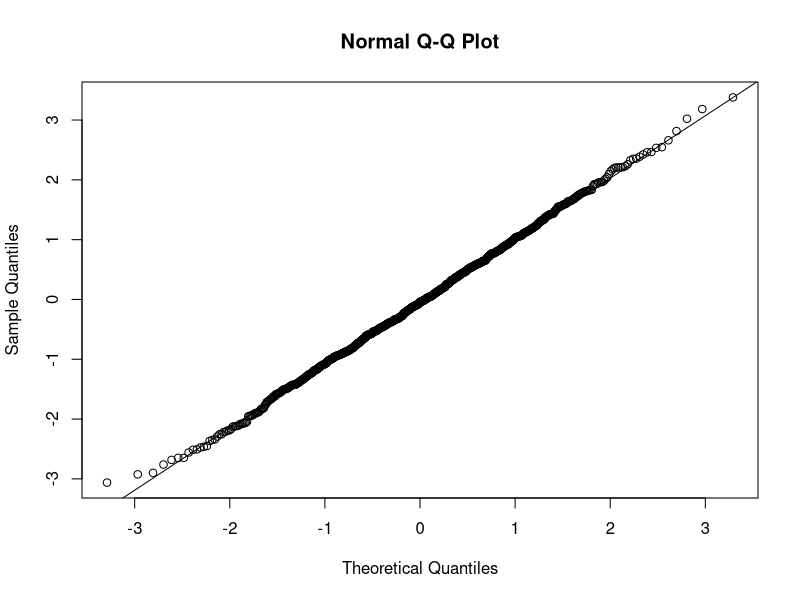
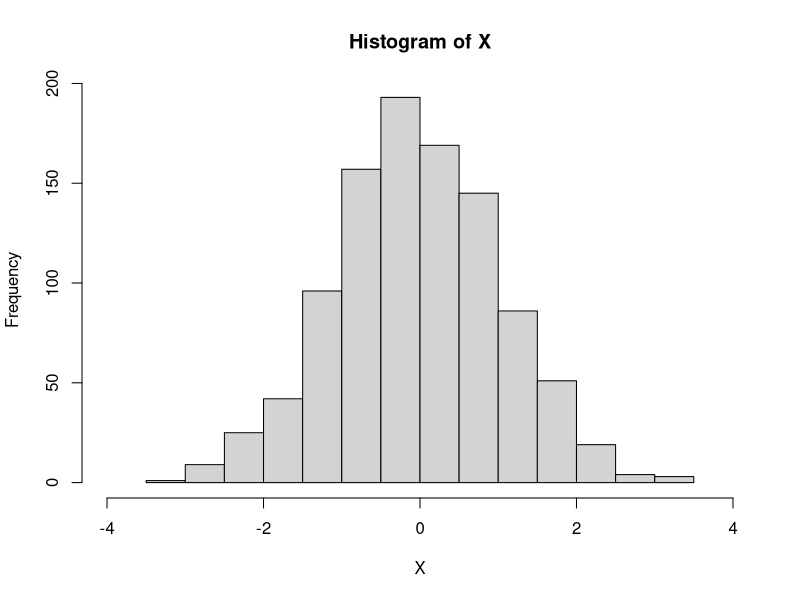

The R source for these figures, in order:
#Question 1 Rejection Sampling
stdnormal <- function(n) {
  u <- NULL
  2
  v <- NULL
  rejections <- 0
  uplus <- 1
  vminus <- -sqrt(2/exp(1))
  vplus <- sqrt(2/exp(1))
  for (i in 1:n) {
    reject <- T
    while(reject) {
      ustar <- runif(1, 0, uplus)
      vstar <- runif(1, vminus, vplus)
      #check if ustar and vstar are in Ch
      if (ustar <= exp((-vstar^2)/(4*ustar^2))) {
        u <- c(u, ustar)
        v <- c(v, vstar)
        reject <- F
      }
      else rejections <- rejections + 1
    }
  }
  x <- v/u
  # calculate proposal acceptance rate
  accept.rate <- n/(n+rejections)
  r <- list(x=x,accept.rate=accept.rate)
  r
}
y <- stdnormal(1000)
#Acceptence Rate
y$accept.rate
#Normal Q-Q Plot
qqnorm(y$x)
qqline(y$x)
#Histogram
hist(y$x, main="Histogram of X", xlab = "X", xlim = c(-4,4))
